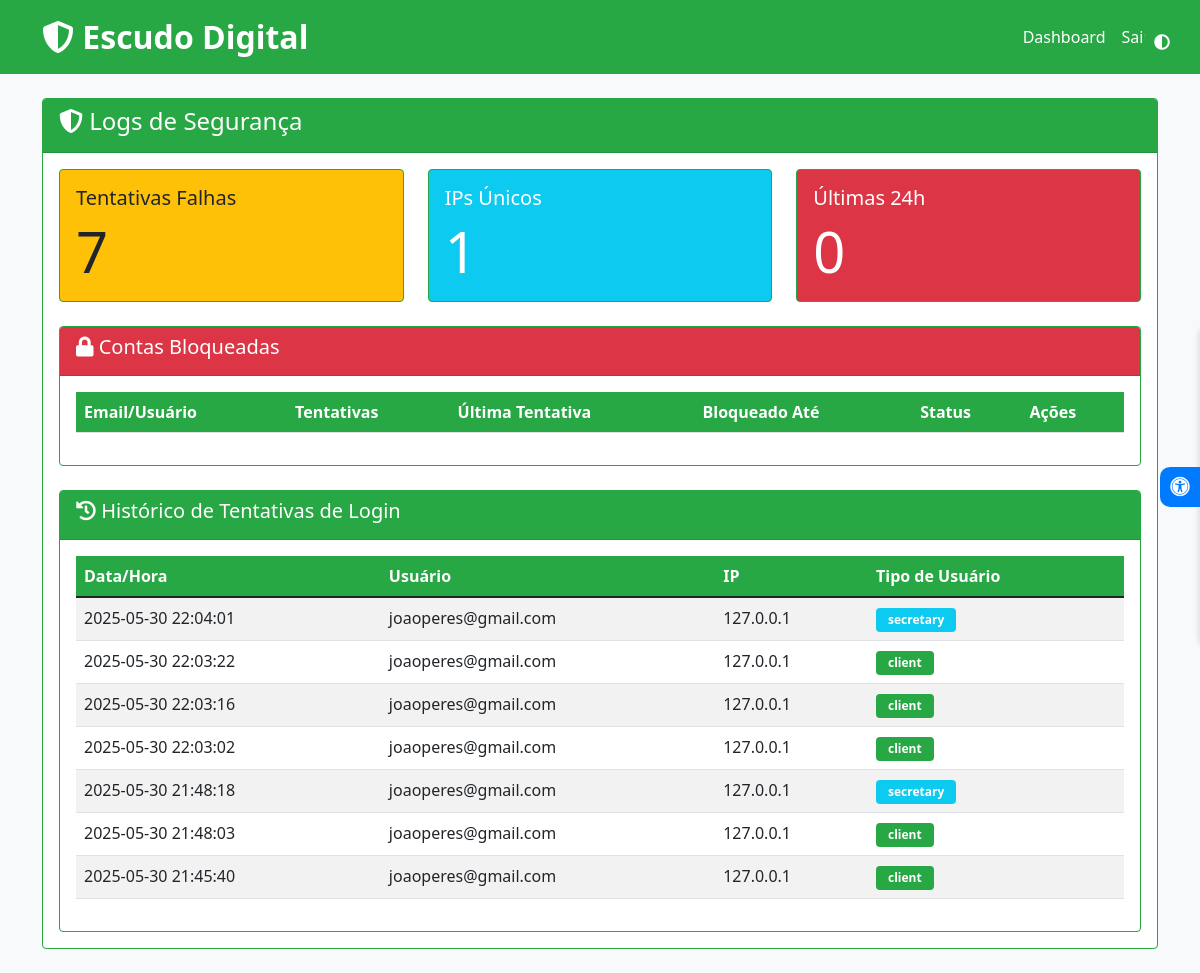
Screenshot of /secretary/security_logs (signed in) with the database file from the repository.
### tables this page shows
CREATE TABLE failed_logins (
                id INTEGER PRIMARY KEY AUTOINCREMENT,
                username TEXT,
                timestamp TEXT,
                ip_address TEXT,
                user_type TEXT,
                notes TEXT
            );

### escudo digital/app.py (the view, shortened to what this page needs)
@app.route('/secretary/security_logs')
def secretary_security_logs():
    if 'secretary_id' not in session:
        return redirect(url_for('secretary_login'))
    try:
        with sqlite3.connect('database.db') as conn:
            c = conn.cursor()
            c.execute("""
                SELECT username, timestamp, ip_address, user_type
                FROM failed_logins
                ORDER BY timestamp DESC
                LIMIT 100
            """)
            failed_attempts = c.fetchall()
            c.execute("SELECT COUNT(*) FROM failed_logins")
            total_failed = c.fetchone()[0]
            c.execute("SELECT COUNT(DISTINCT ip_address) FROM failed_logins")
            unique_ips = c.fetchone()[0]
            c.execute("""
                SELECT COUNT(*) FROM failed_logins
                WHERE timestamp > datetime('now', '-1 day')
            """)
            last_24h = c.fetchone()[0]
            current_time = datetime.now().strftime('%Y-%m-%d %H:%M:%S')
            c.execute("""
                SELECT email, attempts, last_attempt, blocked_until
                FROM login_attempts
                WHERE attempts >= 3
                OR (blocked_until IS NOT NULL AND blocked_until > ?)
                ORDER BY last_attempt DESC
            """, (current_time,))
            blocked_accounts_raw = c.fetchall()
            blocked_accounts = []
            current_time = datetime.now()
            stats = {
                'total_failed': total_failed,
                'unique_ips': unique_ips,
                'last_24h': last_24h
            }
            return render_template('secretary_security_logs.html',
                                failed_attempts=failed_attempts,
                                blocked_accounts=blocked_accounts,
                                stats=stats)
    except sqlite3.Error as e:
        flash(f'Erro ao acessar os logs: {e}', 'danger')
        return redirect(url_for('secretary_dashboard'))

### escudo digital/templates/secretary_security_logs.html (shortened to what this page needs)
{% extends 'base.html' %}
{% block content %}
<div class="card mb-4">
    <div class="card-header">
        <h4><i class="fas fa-shield-alt"></i> Logs de Segurança</h4>
    </div>
    <div class="card-body">
        <div class="row mb-4">
            <div class="col-md-4">
                <div class="card bg-warning text-dark">
                    <div class="card-body">
                        <h5 class="card-title">Tentativas Falhas</h5>
                        <p class="card-text display-4">{{ stats.total_failed }}</p>
                    </div>
                </div>
            </div>
            <div class="col-md-4">
                <div class="card bg-info text-white">
                    <div class="card-body">
                        <h5 class="card-title">IPs Únicos</h5>
                        <p class="card-text display-4">{{ stats.unique_ips }}</p>
                    </div>
                </div>
            </div>
            <div class="col-md-4">
                <div class="card bg-danger text-white">
                    <div class="card-body">
                        <h5 class="card-title">Últimas 24h</h5>
                        <p class="card-text display-4">{{ stats.last_24h }}</p>
                    </div>
                </div>
            </div>
        </div>
        <div class="card mb-4">
            <div class="card-header bg-danger text-white">
                <h5><i class="fas fa-lock"></i> Contas Bloqueadas</h5>
            </div>
            <div class="card-body">
                <div class="table-responsive">
                    <table class="table table-striped">
                        <thead>
                            <tr>
                                <th>Email/Usuário</th>
                                <th>Tentativas</th>
                                <th>Última Tentativa</th>
                                <th>Bloqueado Até</th>
                                <th>Status</th>
                                <th>Ações</th>
                            </tr>
                        </thead>
                    </table>
                </div>
            </div>
        </div>
        <div class="card">
            <div class="card-header">
                <h5><i class="fas fa-history"></i> Histórico de Tentativas de Login</h5>
            </div>
            <div class="card-body">
                <div class="table-responsive">
                    <table class="table table-striped">
                        <thead>
                            <tr>
                                <th>Data/Hora</th>
                                <th>Usuário</th>
                                <th>IP</th>
                                <th>Tipo de Usuário</th>
                            </tr>
                        </thead>
                        <tbody>
                            {% for attempt in failed_attempts %}
                            <tr>
                                <td>{{ attempt[1] }}</td>
                                <td>{{ attempt[0] }}</td>
                                <td>{{ attempt[2] }}</td>
                                <td>
                                    <span class="badge {% if attempt[3] == 'client' %}bg-primary{% elif attempt[3] == 'doctor' %}bg-success{% else %}bg-info{% endif %}">
                                        {{ attempt[3] }}
                                    </span>
                                </td>
                            </tr>
                            {% endfor %}
                        </tbody>
                    </table>
                </div>
            </div>
        </div>
    </div>
</div>
{% endblock %}

### escudo digital/static/style.css (style rules this page uses)
:root { --primary-color: #28a745; --primary-dark: #218838; --primary-light: #34ce57; --white: #ffffff; --light-gray: #f8f9fa; --dark-gray: #343a40; }
body { background-color: var(--light-gray); color: var(--dark-gray); }
.card { border-color: var(--primary-color); }
.card-header { background-color: var(--primary-color); color: var(--white); }
.table { background-color: var(--white); }
.table thead th { background-color: var(--primary-color); color: var(--white); }
.badge { padding: 0.5em 1em; }
.bg-primary { background-color: var(--primary-color) !important; }

### rows the page displays
failed_logins: timestamp "2025-05-30 22:04:01", username "joaoperes@gmail.com", ip_address "127.0.0.1", user_type "secretary"
failed_logins: timestamp "2025-05-30 22:03:22", username "joaoperes@gmail.com", ip_address "127.0.0.1", user_type "client"
failed_logins: timestamp "2025-05-30 22:03:16", username "joaoperes@gmail.com", ip_address "127.0.0.1", user_type "client"
failed_logins: timestamp "2025-05-30 22:03:02", username "joaoperes@gmail.com", ip_address "127.0.0.1", user_type "client"
failed_logins: timestamp "2025-05-30 21:48:18", username "joaoperes@gmail.com", ip_address "127.0.0.1", user_type "secretary"
failed_logins: timestamp "2025-05-30 21:48:03", username "joaoperes@gmail.com", ip_address "127.0.0.1", user_type "client"
failed_logins: timestamp "2025-05-30 21:45:40", username "joaoperes@gmail.com", ip_address "127.0.0.1", user_type "client"

### other values shown
{{ stats.total_failed }} "7"
{{ stats.unique_ips }} "1"
{{ stats.last_24h }} "0"
